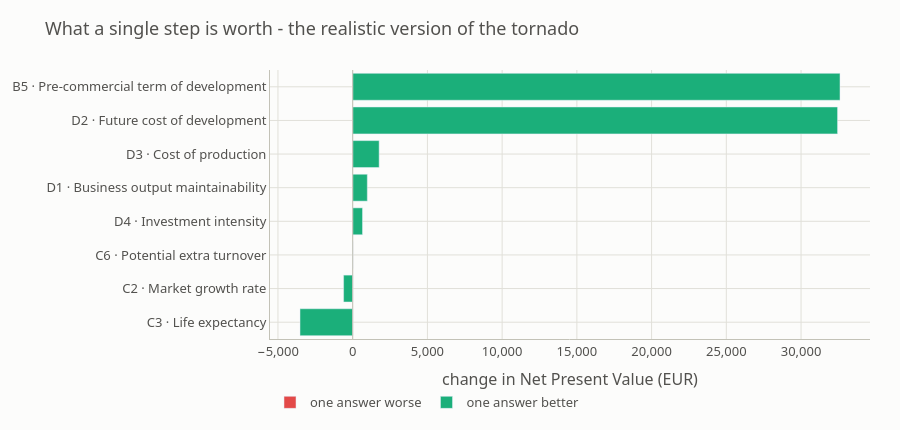

The code cell stored with this chart in its notebook:
### Markdown cell above
---

## Step 5 — What exactly one better answer is worth

The tornado assumes you could move an answer all the way to the best one. Usually you cannot.
The realistic question is what **one step** is worth — one answer better, one answer worse —
and that is the number to put in front of a client.

Read it as a to-do list ranked by money: the longest green bar is where the next unit of effort
buys the most, and the longest red bar is the assumption most worth double-checking before you
send the valuation out.

### Code cell
steps = sorted(levers, key=lambda r: (r.step_up or 0))
step_labels = [f"{r.question_id} &#183; {r.factor}" for r in steps]

fig_steps = go.Figure()
fig_steps.add_trace(go.Bar(
    y=step_labels, x=[r.step_down or 0 for r in steps], orientation="h",
    name="one answer worse", marker={"color": kit.PALETTE["investments"]},
    hovertemplate="%{x:,.0f} EUR<extra>one answer worse</extra>",
))
fig_steps.add_trace(go.Bar(
    y=step_labels, x=[r.step_up or 0 for r in steps], orientation="h",
    name="one answer better", marker={"color": kit.PALETTE["efficiency"]},
    hovertemplate="+%{x:,.0f} EUR<extra>one answer better</extra>",
))
fig_steps.add_vline(x=0, line={"color": kit.PALETTE["axis"], "width": 1})
fig_steps.update_layout(
    **kit.CHART_LAYOUT, barmode="relative", height=430,
    title="What a single step is worth - the realistic version of the tornado",
)
fig_steps.update_xaxes(title="change in Net Present Value (EUR)", tickformat=",.0f")
fig_steps.update_yaxes(title=None, automargin=True)
fig_steps.show()

for r in sorted(levers, key=lambda r: -(r.step_up or 0))[:3]:
    if r.step_up:
        print(f"{r.question_id}: one answer better on '{r.factor}' is worth {r.step_up:+,.0f} EUR")

### Figure 1 — Plotly figure (JSON) as saved in the notebook; plotly's stock layout.template omitted (floating-point values rounded to 4 significant figures)
{"data": [{"hovertemplate": "%{x:,.0f} EUR<extra>one answer worse</extra>", "marker": {"color": "#e34948"}, "name": "one answer worse", "orientation": "h", "type": "bar", "x": [0, 0, 0, 0, 0, 0, 0, 0], "y": ["C3 &#183; Life expectancy", "C2 &#183; Market growth rate", "C6 &#183; Potential extra turnover", "D4 &#183; Investment intensity", "D1 &#183; Business output maintainability", "D3 &#183; Cost of production", "D2 &#183; Future cost of development", "B5 &#183; Pre-commercial term of development"]}, {"hovertemplate": "+%{x:,.0f} EUR<extra>one answer better</extra>", "marker": {"color": "#1baf7a"}, "name": "one answer better", "orientation": "h", "type": "bar", "x": [-3525.0, -607.5, -2.649, 658.0, 978.8, 1771.0, 32440.0, 32610.0], "y": ["C3 &#183; Life expectancy", "C2 &#183; Market growth rate", "C6 &#183; Potential extra turnover", "D4 &#183; Investment intensity", "D1 &#183; Business output maintainability", "D3 &#183; Cost of production", "D2 &#183; Future cost of development", "B5 &#183; Pre-commercial term of development"]}], "layout": {"barmode": "relative", "font": {"color": "#52514e", "family": "system-ui, -apple-system, Segoe UI, sans-serif", "size": 13}, "height": 430, "legend": {"orientation": "h", "x": 0, "y": -0.18}, "margin": {"b": 60, "l": 70, "r": 30, "t": 70}, "paper_bgcolor": "#fcfcfb", "plot_bgcolor": "#fcfcfb", "shapes": [{"line": {"color": "#c3c2b7", "width": 1}, "type": "line", "x0": 0, "x1": 0, "xref": "x", "y0": 0, "y1": 1, "yref": "y domain"}], "title": {"text": "What a single step is worth - the realistic version of the tornado"}, "xaxis": {"gridcolor": "#e1e0d9", "linecolor": "#c3c2b7", "tickformat": ",.0f", "title": {"text": "change in Net Present Value (EUR)"}, "zeroline": false}, "yaxis": {"automargin": true, "gridcolor": "#e1e0d9", "linecolor": "#c3c2b7", "title": {}, "zeroline": false}}}
